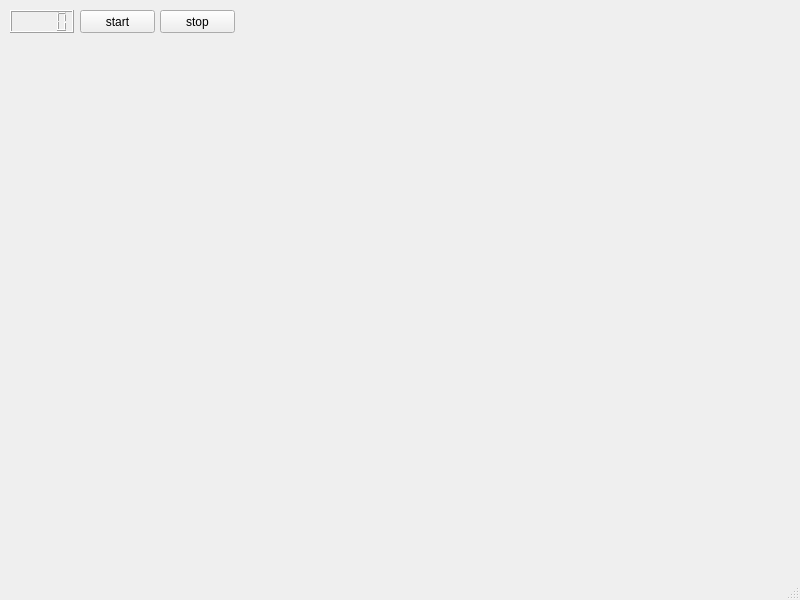
<?xml version="1.0" encoding="UTF-8"?>
<ui version="4.0">
 <class>MainWindow</class>
 <widget class="QMainWindow" name="MainWindow">
  <property name="geometry">
   <rect>
    <x>0</x>
    <y>0</y>
    <width>800</width>
    <height>600</height>
   </rect>
  </property>
  <property name="windowTitle">
   <string>MainWindow</string>
  </property>
  <widget class="QWidget" name="centralwidget">
   <widget class="QLCDNumber" name="lcdNumber">
    <property name="geometry">
     <rect>
      <x>10</x>
      <y>10</y>
      <width>64</width>
      <height>23</height>
     </rect>
    </property>
   </widget>
   <widget class="QPushButton" name="btnStart">
    <property name="geometry">
     <rect>
      <x>80</x>
      <y>10</y>
      <width>75</width>
      <height>23</height>
     </rect>
    </property>
    <property name="text">
     <string>start</string>
    </property>
   </widget>
   <widget class="QPushButton" name="btnStop">
    <property name="geometry">
     <rect>
      <x>160</x>
      <y>10</y>
      <width>75</width>
      <height>23</height>
     </rect>
    </property>
    <property name="text">
     <string>stop</string>
    </property>
   </widget>
  </widget>
  <widget class="QMenuBar" name="menubar">
   <property name="geometry">
    <rect>
     <x>0</x>
     <y>0</y>
     <width>800</width>
     <height>23</height>
    </rect>
   </property>
  </widget>
  <widget class="QStatusBar" name="statusbar"/>
  <action name="action1">
   <property name="text">
    <string>1</string>
   </property>
  </action>
  <action name="actionConnect">
   <property name="text">
    <string>Connect</string>
   </property>
  </action>
 </widget>
 <resources/>
 <connections/>
</ui>
